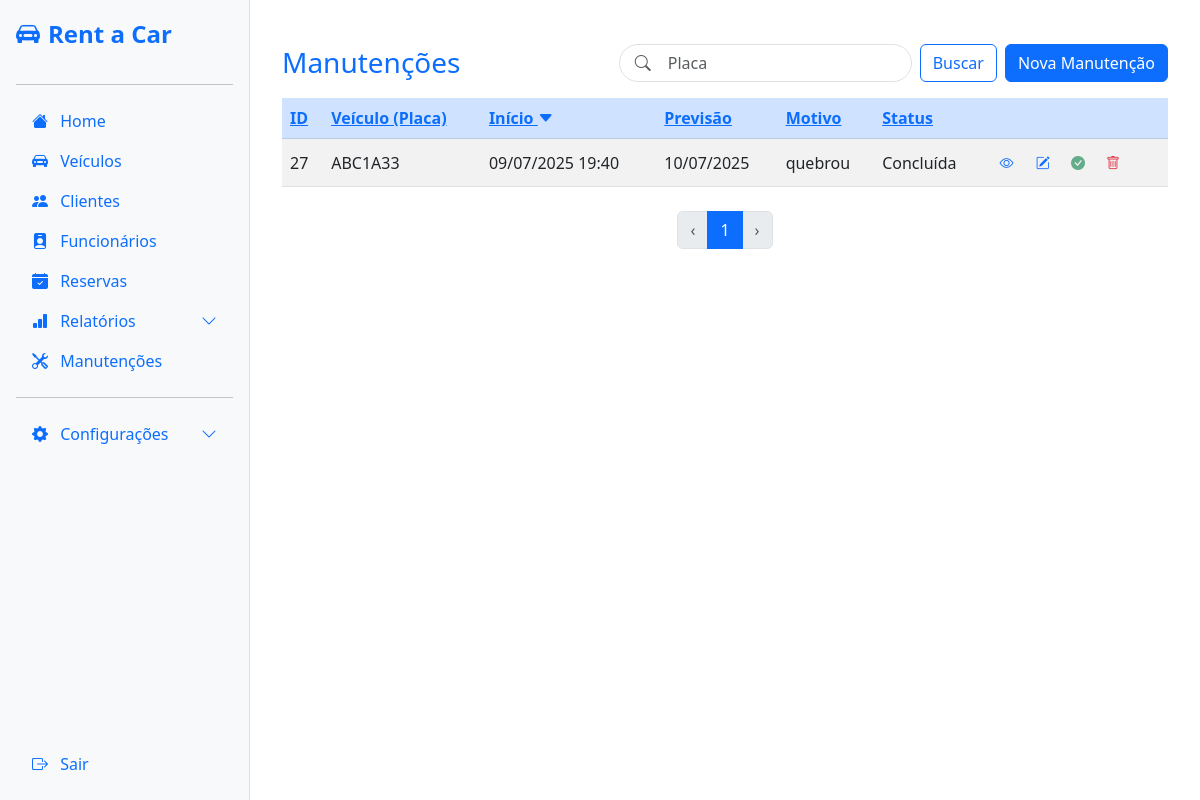
The app's page /maintenance/ (signed in) with its own data.
### maintenance/models.py (models this page shows, shortened)
class Maintenance(models.Model):
    vehicle = models.ForeignKey(Vehicle, on_delete=models.CASCADE, related_name='maintenances')
    reason = models.TextField()
    expected_end_date = models.DateField()
    start_date = models.DateTimeField(auto_now_add=True)
    end_date = models.DateTimeField(blank=True, null=True)
    completed = models.BooleanField(default=False)
    status = models.CharField(max_length=20, choices=STATUS_CHOICES, default='in_progress')

### vehicles/models.py (models this page shows, shortened)
class Vehicle(models.Model):
    vehicle_type = models.CharField(max_length=10, choices=VEHICLE_TYPE_CHOICES)
    brand = models.CharField(max_length=20, choices=VEHICLE_BRAND_CHOICES)
    model = models.CharField(max_length=50)
    year = models.IntegerField()
    color = models.CharField(max_length=20)
    km = models.IntegerField()
    status = models.CharField(max_length=20, choices=STATUS_CHOICES, default='available')
    description = models.TextField(blank=True, null=True)
    created_at = models.DateTimeField(auto_now_add=True)
    plate = models.CharField(max_length=7, unique=True, default='')
    vehicle_class = models.ForeignKey(VehicleClass, on_delete=models.PROTECT)
    image = models.ImageField(upload_to='vehicles/images/', blank=True, null=True)

### maintenance/views.py (the view)
# urls.py: path('', views.maintenance_list, name='maintenance_list'),
@login_required
def maintenance_list(request):
    search_query = request.GET.get('q', '')
    sort = request.GET.get('sort', 'start_date')
    order = request.GET.get('order', 'desc')
    maintenance_list = Maintenance.objects.select_related('vehicle')
    if search_query:
        maintenance_list = maintenance_list.filter(
            vehicle__plate__icontains=search_query
        )
    ordering = sort if order == 'asc' else f'-{sort}'
    maintenance_list = maintenance_list.order_by(ordering)
    paginator = Paginator(maintenance_list, 10)
    page_number = request.GET.get('page')
    maintenances = paginator.get_page(page_number)
    return render(request, 'maintenance/list.html', {
        'maintenances': maintenances,
        'search_query': search_query,
        'sort': sort,
        'order': order,
    })

### maintenance/templates/maintenance/list.html (shortened to what this page needs)
{% extends "base/base.html" %}
{% block content %}
<div class="container mt-4">
  <div class="d-flex align-items-center justify-content-between mb-3 flex-wrap">
    <h3 class="mb-0 me-3 text-primary">Manutenções</h3>
    <div class="d-flex ms-auto align-items-center gap-2">
      <form method="get" class="d-flex" style="min-width: 320px; max-width: 400px" action="">
        <div class="position-relative w-100 me-2">
          <input
            class="form-control ps-5 rounded-pill"
            type="search"
            name="q"
            value="{{ request.GET.q|default:'' }}"
            placeholder="Placa"
            aria-label="Buscar"
            style="min-width: 250px"
          />
          <span class="position-absolute top-50 start-0 translate-middle-y ps-3">
            <i class="bi bi-search text-muted"></i>
          </span>
        </div>
        <button class="btn btn-outline-primary" type="submit">Buscar</button>
      </form>
      <a href="{% url 'create_maintenance' %}" class="btn btn-primary">Nova Manutenção</a>
    </div>
  </div>
  <table class="table table-striped align-middle">
    <thead class="table-primary">
      <tr>
        <th>
          <a href="?{% if request.GET.q %}q={{ request.GET.q|urlencode }}&{% endif %}sort=id&order={% if sort == 'id' and order == 'asc' %}desc{% else %}asc{% endif %}">
            ID
          </a>
        </th>
        <th>
          <a href="?{% if request.GET.q %}q={{ request.GET.q|urlencode }}&{% endif %}sort=vehicle__plate&order={% if sort == 'vehicle__plate' and order == 'asc' %}desc{% else %}asc{% endif %}">
            Veículo (Placa)
          </a>
        </th>
        <th>
          <a href="?{% if request.GET.q %}q={{ request.GET.q|urlencode }}&{% endif %}sort=start_date&order={% if sort == 'start_date' and order == 'asc' %}desc{% else %}asc{% endif %}">
            Início {% if sort == 'start_date' %}
            <i class="bi bi-caret-{% if order == 'asc' %}up{% else %}down{% endif %}-fill"></i>
            {% endif %}
          </a>
        </th>
        <th>
          <a href="?{% if request.GET.q %}q={{ request.GET.q|urlencode }}&{% endif %}sort=expected_end_date&order={% if sort == 'expected_end_date' and order == 'asc' %}desc{% else %}asc{% endif %}">
            Previsão
          </a>
        </th>
        <th>
          <a href="?{% if request.GET.q %}q={{ request.GET.q|urlencode }}&{% endif %}sort=reason&order={% if sort == 'reason' and order == 'asc' %}desc{% else %}asc{% endif %}">
            Motivo
          </a>
        </th>
        <th>
          <a href="?{% if request.GET.q %}q={{ request.GET.q|urlencode }}&{% endif %}sort=completed&order={% if sort == 'completed' and order == 'asc' %}desc{% else %}asc{% endif %}">
            Status
          </a>
        </th>
        <th scope="col"></th>
      </tr>
    </thead>
    <tbody>
      {% for maintenance in maintenances %}
      <tr>
        <td>{{ maintenance.id }}</td>
        <td>{{ maintenance.vehicle.plate }}</td>
        <td>{{ maintenance.start_date|date:"d/m/Y H:i" }}</td>
        <td>{{ maintenance.expected_end_date|date:"d/m/Y" }}</td>
        <td>{{ maintenance.reason }}</td>
        <td>
          {% if maintenance.completed %}
            Concluída
          {% else %}
            Em manutenção
          {% endif %}
        </td>
        <td>
          <a href="{% url 'maintenance_detail' maintenance.id %}" class="btn btn-sm" title="Visualizar">
            <i class="bi bi-eye text-primary"></i>
          </a>
          <a href="{% url 'maintenance_update' maintenance.id %}" class="btn btn-sm" title="Editar">
            <i class="bi bi-pencil-square text-primary"></i>
          </a>
          {% if not maintenance.completed %}
          <button
            type="button"
            data-bs-toggle="modal"
            data-bs-target="#completeModal{{ maintenance.id }}"
            class="btn btn-sm"
            title="Finalizar Manutenção"
            style="border: none; background: none; color: green;"
          >
            <i class="bi bi-check-circle"></i>
          </button>
          {% else %}
          <button class="btn btn-sm" disabled style="border:none; background:none; color:gray; cursor:not-allowed;" title="Manutenção concluída">
            <i class="bi bi-check-circle-fill text-success"></i>
          </button>
          {% endif %}
          <button
            type="button"
            class="btn btn-sm"
            data-bs-toggle="modal"
            data-bs-target="#deleteModal{{ maintenance.id }}"
            title="Excluir"
          >
            <i class="bi bi-trash text-danger"></i>
          </button>
        </td>
      </tr>
      {% empty %}
      <tr>
        <td colspan="7" class="text-center">Nenhuma manutenção encontrada.</td>
      </tr>
      {% endfor %}
    </tbody>
  </table>
  <nav aria-label="Paginação" class="mt-4">
    <ul class="pagination justify-content-center">
      {% if maintenances.has_previous %}
      <li class="page-item">
        <a class="page-link" href="?page={{ maintenances.previous_page_number }}&sort={{ sort }}&order={{ order }}&q={{ request.GET.q|urlencode }}" aria-label="Anterior">‹</a>
      </li>
      {% else %}
      <li class="page-item disabled">
        <span class="page-link" aria-label="Anterior">‹</span>
      </li>
      {% endif %}
      <li class="page-item active">
        <span class="page-link">{{ maintenances.number }}</span>
      </li>
      {% if maintenances.has_next %}
      <li class="page-item">
        <a class="page-link" href="?page={{ maintenances.next_page_number }}&sort={{ sort }}&order={{ order }}&q={{ request.GET.q|urlencode }}" aria-label="Próxima">›</a>
      </li>
      {% else %}
      <li class="page-item disabled">
        <span class="page-link" aria-label="Próxima">›</span>
      </li>
      {% endif %}
    </ul>
  </nav>
</div>
{% endblock %}

### records on screen
Maintenance: id "27", vehicle.plate "ABC1A33", start_date "09/07/2025 19:40", expected_end_date "10/07/2025", reason "quebrou", completed "Concluída"

### other values on screen
{{ maintenances.number }} "1"
